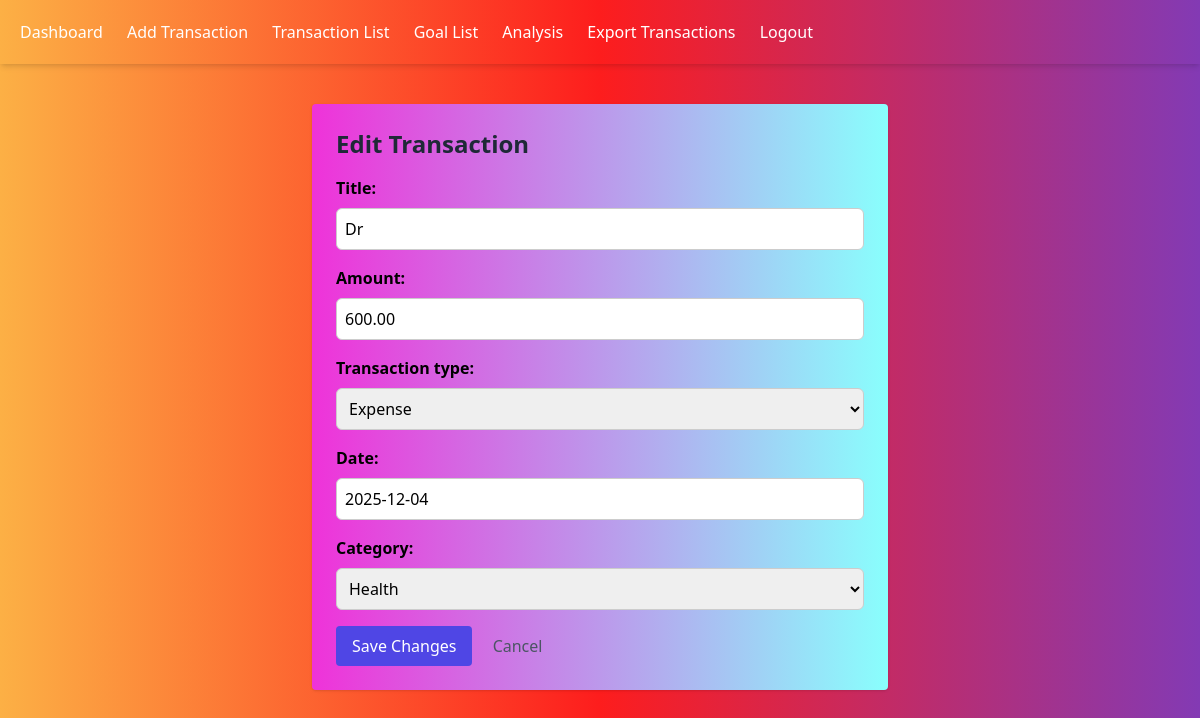
Screenshot of /finance/transaction/28/edit/ (signed in) with the database file from the repository.
### finance/models.py (models this page shows, shortened)
class Trans(models.Model):
    TRANSACTION_TYPES = [
        ("income", "Income"),
        ("expense", "Expense"),
    ]
    CATEGORY_CHOICES = [
        ("salary", "Salary"),
        ("business", "Business"),
        ("food", "Food"),
        ("entertainment", "Entertainment"),
        ("utilities", "Utilities"),
        ("transportation", "Transportation"),
        ("health", "Health"),
        ("others", "Others"),
    ]
    user = models.ForeignKey(User, on_delete=models.CASCADE)
    title = models.CharField(max_length=100)
    amount = models.DecimalField(max_digits=10, decimal_places=2)
    transaction_type = models.CharField(max_length=10, choices=TRANSACTION_TYPES)
    date = models.DateField()
    category = models.CharField(max_length=50, choices=CATEGORY_CHOICES)

### finance/views.py (the view)
class TransactionUpdateView(LoginRequiredMixin, UpdateView):
    model = Trans
    form_class = TransactionForm # pragma: no cover
    template_name = 'finance/edit_transaction.html'
    success_url = reverse_lazy('transaction_list')
    def get_queryset(self):
        return Trans.objects.filter(user=self.request.user)

### finance/forms.py (shortened to what this page needs)
class TransactionForm(forms.ModelForm):
    class Meta:
        model = Trans
        fields = ["title", "amount", "transaction_type", "date", "category"]
    def __init__(self, *args, **kwargs):
        transaction_type = kwargs.pop("transaction_type", None)
        super().__init__(*args, **kwargs)
        if transaction_type == "income":
            self.fields["category"].choices = [
                ("salary", "Salary"),
                ("business", "Business"),
            ]
        else:
            self.fields["category"].choices = [
                ("food", "Food"),
                ("entertainment", "Entertainment"),
                ("utilities", "Utilities"),
                ("transportation", "Transportation"),
                ("health", "Health"),
                ("others", "Others"),
            ]

### finance/templates/finance/edit_transaction.html (shortened to what this page needs)
{%extends "finance/base.html" %}
{% block content %}
<div class="max-w-xl mx-auto mt-10 bg-gradient-to-r from-[#ef32d9] to-[#89fffd]  p-6 rounded shadow">
  <h2 class="text-2xl font-bold mb-4 text-gray-800">Edit Transaction</h2>
  <form method="post">
    {{ form.as_p }}
    <button type="submit" class="bg-indigo-600 text-white px-4 py-2 rounded hover:bg-blue-700">
      Save Changes
    </button>
    <a href="{% url 'transaction_list' %}" class="ml-4 text-gray-600 hover:underline">Cancel</a>
  </form>
</div>
{% endblock %}

### finance/templates/finance/edit_transaction.html (style rules this page uses)
form p { margin-bottom: 1rem; }
form label { display: block; font-weight: 600; margin-bottom: 0.5rem; }
form input, form select, form textarea { width: 100%; padding: 0.5rem; border: 1px solid #ccc; border-radius: 0.375rem; }

### rows the page displays
Trans: title "Dr", amount "600.00", transaction_type "Expense", date "2025-12-04", category "Health"
